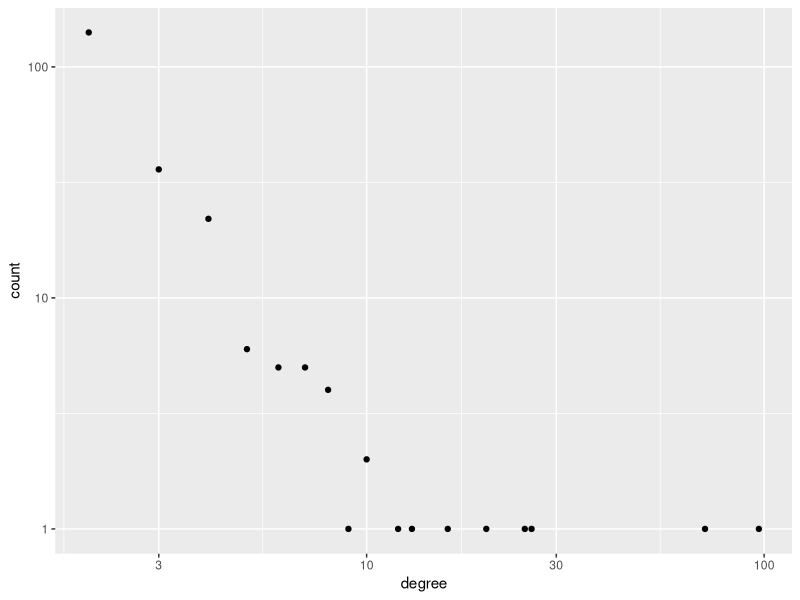
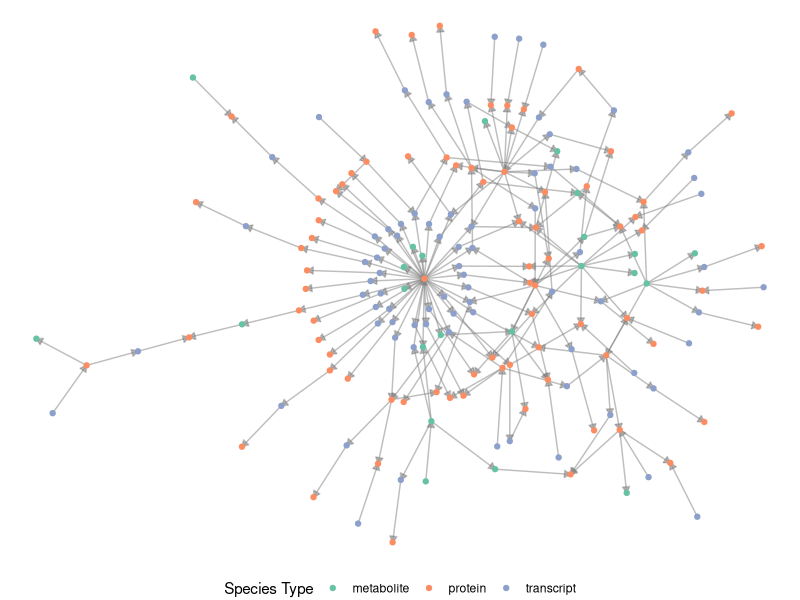
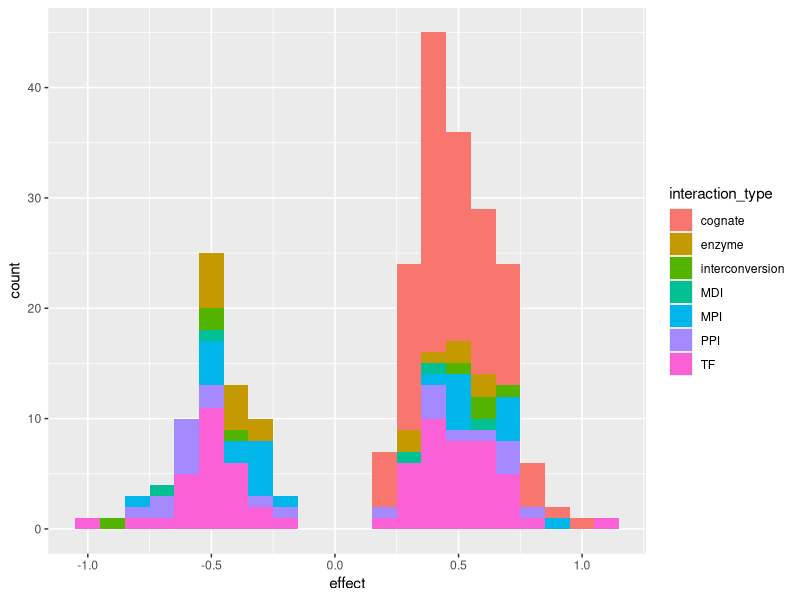
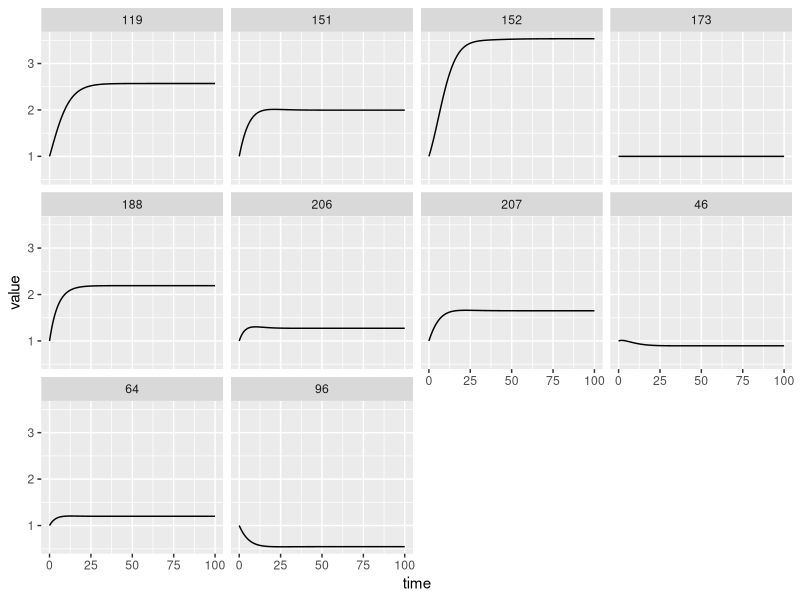
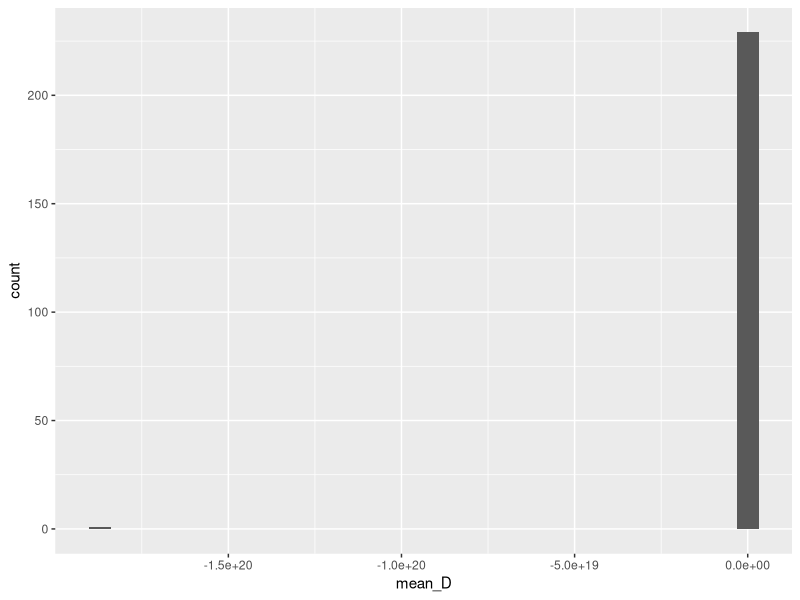

Source code (R) for these figures, in order:
## ---- chunk 1
knitr::opts_chunk$set(echo = TRUE)
## ---- chunk 2
library(dplyr)
library(ggplot2)
library(ggraph) # to plot network elements
## ---- chunk 3
n_genes <- 100
metab_frac <- 0.3
n_metabolites <- n_genes * 0.3
n_species <- n_genes * 2 + n_metabolites # genes are doubled up because: 1 transcript + 1 protein

net_connections <- igraph::sample_pa(n_species,
                                     power = 1,
                                     m = 2)
## ---- chunk 4
edge_counts <- igraph::degree(net_connections) %>%
  table() %>%
  {tibble::tibble(degree = names(.),
                  count = unname(.))} %>%
  dplyr::mutate_all(as.integer)

ggplot(edge_counts, aes(x = degree, y = count)) +
  geom_point() +
  scale_x_log10() +
  scale_y_log10()
## ---- chunk 5
species_init <- dplyr::bind_rows(
  tibble::tibble(gene_id = 1:n_genes,
                 species_type = "transcript"),
  tibble::tibble(gene_id = 1:n_genes,
                 species_type = "protein"),
  tibble::tibble(gene_id = NA_integer_,
                 species_type = rep("metabolite", n_metabolites))
) %>%
  dplyr::mutate(species_id = sample(1:n_species))

# edge_plausibility
edge_plausibility <- tibble::tribble(~ from_type, ~ to_type, ~ interaction_type, ~ plausibility,
                "transcript", "transcript", NA_character_, 0,
                "transcript", "protein", NA_character_, 0,
                "transcript", "metabolite", NA_character_, 0,
                "protein", "transcript", "TF", 1,
                "protein", "protein", "PPI", 0.5,
                "protein", "metabolite", "enzyme", 1,
                "metabolite", "transcript", "MDI", 0.2,
                "metabolite", "protein", "MPI", 1,
                "metabolite", "metabolite", "interconversion", 1)
                
edges_df <- igraph::as_data_frame(net_connections) %>%
  tibble::as_tibble() %>%
  dplyr::rename(from = to, to = from) %>%
  dplyr::mutate_all(as.integer) %>%
  dplyr::left_join(species_init %>%
                    dplyr::select(from = species_id, from_type = species_type),
                  by = "from") %>%
  dplyr::left_join(species_init %>%
                    dplyr::select(to = species_id, to_type = species_type),
                  by = "to") %>%
  dplyr::left_join(edge_plausibility, by = c("from_type", "to_type")) %>%
  # cull edges based on plausibility
  dplyr::filter(plausibility != 0) %>%
  dplyr::group_by(from, interaction_type) %>%
  dplyr::mutate(plausible = sample(c(TRUE, FALSE), size = 1, prob = c(plausibility[1], 1-plausibility[1]))) %>%
  dplyr::ungroup() %>%
  dplyr::filter(plausible) %>%
  dplyr::select(from, to, interaction_type) %>%
  # add cognate edges
  dplyr::bind_rows(
    species_init %>%
      dplyr::filter(species_type != "metabolite") %>%
      tidyr::spread(species_type, species_id) %>%
      dplyr::select(from = transcript, to = protein) %>%
      dplyr::mutate(interaction_type = "cognate")
  )
  
species_df = species_init %>%
  dplyr::select(species_id, species_type) %>%
  dplyr::arrange(species_id)

pruned_network <- igraph::graph_from_data_frame(edges_df,
                                                directed = TRUE,
                                                vertices = species_df)
## ---- chunk 6
edges_df %>%
  dplyr::count(interaction_type) %>%
  knitr::kable() %>%
  kableExtra::kable_styling(bootstrap_options = "striped", full_width = FALSE, position = "left")
## ---- chunk 7
work_with_top_cluster <- TRUE
if (work_with_top_cluster) {
  network_clusters <- igraph::clusters(pruned_network)
  isolated_vertices <- names(network_clusters$membership)[network_clusters$membership != which.max(network_clusters$csize)]
  
  pruned_network <- igraph::delete_vertices(pruned_network, isolated_vertices)
}

ggraph(pruned_network, layout = "kk") +
  geom_edge_link(arrow = arrow(type = "closed", length = unit(0.07, "inches")), color = "gray50", alpha = 0.5) +
  geom_node_point(aes(color = species_type)) +
  scale_color_brewer("Species Type", palette = "Set2") +
  theme_void() +
  theme(legend.position = "bottom")
## ---- chunk 8
library(deSolve)

reffect <- function (n, mean = 0.5, shape = 10) {
  magnitudes <- rgamma(n, shape = shape, scale = mean / shape)
  effect <- magnitudes * (rbinom(n, 1, 0.5) - 0.5)*2
}

states <- rep(1, nrow(species_df))

pars <- edges_df %>%
  dplyr::mutate(effect = reffect(n()),
                effect = ifelse(interaction_type == "cognate", abs(effect), effect))

ggplot(pars, aes(x = effect, fill = interaction_type)) +
  geom_histogram(binwidth = 0.1) 
  

Deffects <- function(time, states, pars, species_df, basal_prod = 0.2, loss_rate = 0.2) {
  
  reg_states <- tibble::tibble(value = states) %>%
    dplyr::mutate(species_id = 1:n()) %>%
    dplyr::left_join(species_df, by = "species_id")
  
  modulated <- pars %>%
    dplyr::left_join(reg_states, by = c("from" = "species_id")) %>%
    dplyr::group_by(to) %>%
    dplyr::summarize(net_effect = sum(value * effect))
  
  # reg_states <- reg_states %>%
  #   dplyr::left_join(modulated, by = c("species_id" = "to")) %>%
  #   dplyr::mutate(net_effect = ifelse(is.na(net_effect), 0, net_effect),
  #                 # basal production
  #                 basal_synthesis = ifelse(species_type == "protein", 0, basal_prod),
  #                 loss = -1 * value * loss_rate,
  #                 deriv = net_effect + basal_synthesis + loss)
  
  reg_states <- reg_states %>%
    dplyr::left_join(modulated, by = c("species_id" = "to")) %>%
    dplyr::mutate(net_effect = ifelse(is.na(net_effect), 0, net_effect),
                  # basal production
                  loss = -1 * value * loss_rate,
                  deriv = basal_prod * exp(net_effect) + loss)
  
  state_derivs <- list(reg_states$deriv)
  
  return (state_derivs)
  
}
## ---- chunk 9

# since production and degradation rates are not balanced initially
# we can simulate from initial conditions to find pre-perturbation initial steady state
max_time <- 100

ode_sim <- ode(y = states,
    times = seq(0, max_time, by = 0.1),
    func = Deffects,
    parms = pars,
    species_df = species_df)

simulated_dynamics <- ode_sim %>%
  as.data.frame() %>%
  tidyr::gather(species_id, value, -time) %>%
  tibble::as_tibble()

simulated_dynamics %>%
  dplyr::semi_join(
    simulated_dynamics %>%
      dplyr::distinct(species_id) %>%
      dplyr::sample_n(10),
    by = "species_id"
  ) %>%
  ggplot(aes(x = time, y = value)) +
  geom_path() +
  facet_wrap(~ species_id)
  
# check for a steady state
simulated_dynamics

time_derivatives <- simulated_dynamics %>%
  dplyr::filter(time > max_time - 1) %>%
  dplyr::arrange(time) %>%
  tidyr::nest(vals = -species_id) %>%
  dplyr::mutate(mean_D = purrr::map_dbl(
    vals,
    function(x) {mean(diff(x$value))}
  ))

stopifnot(all(!is.na(time_derivatives$mean_D)))

time_derivatives %>%
  ggplot(aes(x = mean_D)) +
  geom_histogram()
